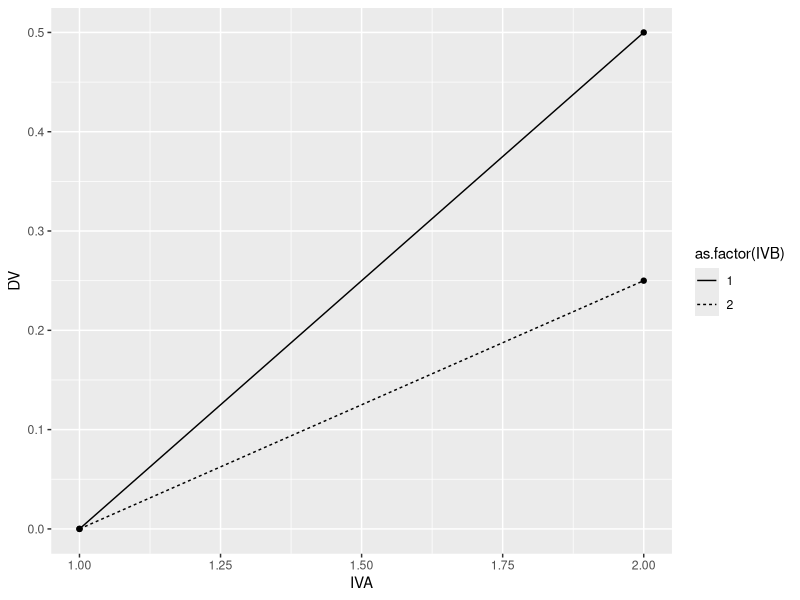
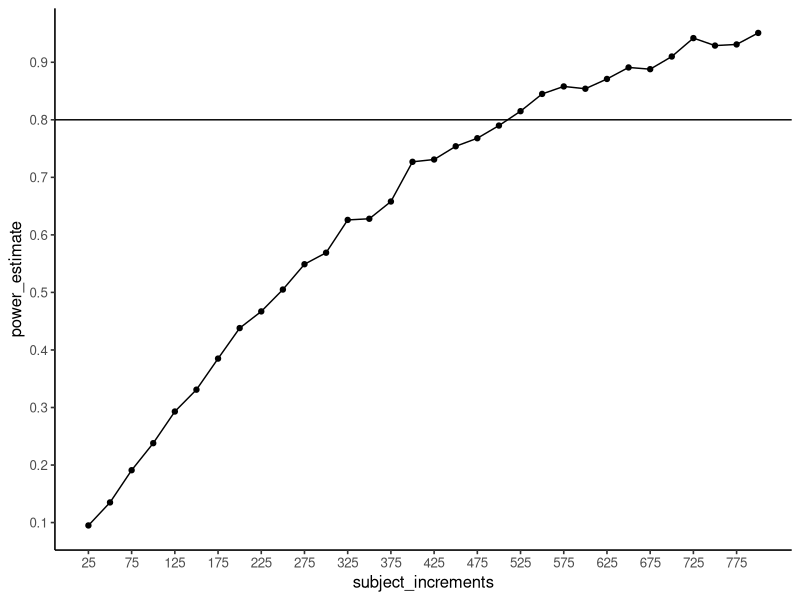

Here is the R script that generated these plots, in order:
## ---- chunk 1
library(tibble)
library(ggplot2)
library(patchwork)

# # define 2-factor score model
# grand_mean <- 0
# A <- c(-0,.5)
# B <- c(-0,0)
# AB <- rep(0,0,0,-.25)
# 
# # create design table
# model_data <- tibble()
# for(i in 1:length(A)){
#   for(j in 1:length(B)){
#     IVA <- i
#     IVB <- j
#     DV <- grand_mean+A[i]+B[j]+AB[(i-1)*length(B)+j]
#     sc_GM <- grand_mean
#     sc_A <- A[i]
#     sc_B <- B[j]
#     sc_AB <- AB[(i-1)*length(B)+j]
#     row_entry <- tibble(IVA,IVB,DV,
#                         sc_GM,sc_A,sc_B,sc_AB)
#     model_data <- rbind(model_data,row_entry)
#   }
# }
# 
# knitr::kable(model_data)
# 
# # generate plots
# bar_graph <- ggplot(model_data,
#                     aes(y=DV,
#                         x=as.factor(IVA),
#                         fill=as.factor(IVB)))+
#   geom_bar(stat='identity', position='dodge')
# 
# line_graph <- ggplot(model_data,
#                      aes(y=DV,
#                          x=IVA,
#                          linetype=as.factor(IVB)))+
#   geom_line()+
#   geom_point()
# 
# (bar_graph/line_graph)


model_data <- tibble(IVA = c(1, 2, 1, 2),
                     IVB = c(1, 1, 2, 2),
                     DV = c(0,.5,0,.25)
                     )
ggplot(model_data, aes(y=DV,
                       x=IVA,
                       linetype=as.factor(IVB)))+
  geom_line()+
  geom_point()

## ---- chunk 2
# N per group
N <- 58

A_pvalue <- c()
B_pvalue <- c()
AB_pvalue <- c()
for(i in 1:1000){
  IVA <- rep(rep(c("1","2"), each=2),N)
  IVB <- rep(rep(c("1","2"), 2),N)
  DV <- c(replicate(N,c(rnorm(1,0,1), # means A1B1
                        rnorm(1,0,1), # means A1B2
                        rnorm(1,.5,1), # means A2B1
                        rnorm(1,.25,1)  # means A2B2
          )))
  sim_df <- data.frame(IVA,IVB,DV)

  aov_results <- summary(aov(DV~IVA*IVB, sim_df))
  A_pvalue[i]<-aov_results[[1]]$`Pr(>F)`[1]
  B_pvalue[i]<-aov_results[[1]]$`Pr(>F)`[2]
  AB_pvalue[i]<-aov_results[[1]]$`Pr(>F)`[3]
}

length(A_pvalue[A_pvalue<0.05])/1000
#> [1] 0.881

## ---- chunk 3
# N per group
N <- 540

A_pvalue <- c()
B_pvalue <- c()
AB_pvalue <- c()
for(i in 1:1000){
  IVA <- rep(rep(c("1","2"), each=2),N)
  IVB <- rep(rep(c("1","2"), 2),N)
  DV <- c(replicate(N,c(rnorm(1,0,1), # means A1B1
                        rnorm(1,0,1), # means A1B2
                        rnorm(1,.5,1), # means A2B1
                        rnorm(1,.25,1)  # means A2B2
          )))
  sim_df <- data.frame(IVA,IVB,DV)

  aov_results <- summary(aov(DV~IVA*IVB, sim_df))
  A_pvalue[i]<-aov_results[[1]]$`Pr(>F)`[1]
  B_pvalue[i]<-aov_results[[1]]$`Pr(>F)`[2]
  AB_pvalue[i]<-aov_results[[1]]$`Pr(>F)`[3]
}

length(AB_pvalue[AB_pvalue<0.05])/1000


## ---- chunk 4
subject_increments <- seq(25,800,25)
power_estimate <- c()

for(si in 1:length(subject_increments)) {

  N <- subject_increments[si]
  AB_pvalue <- c()
  for(i in 1:1000){
    
    sim_df <- tibble(
      IVA = rep(rep(c("1","2"), each=2),N),
      IVB = rep(rep(c("1","2"), 2),N),
      DV = rnorm(4*N,c(0,0,.5,.25),1)
    )
    
    aov_results <- summary(aov(DV~IVA*IVB, sim_df))
    AB_pvalue[i]<-aov_results[[1]]$`Pr(>F)`[3]
  }
  
  power_estimate[si] <- length(AB_pvalue[AB_pvalue<0.05])/1000
  
}

power_curve <- tibble (subject_increments,
                       power_estimate)

ggplot(power_curve, aes(x=subject_increments,
                        y=power_estimate))+
  geom_point()+
  geom_line()+
  scale_x_continuous(breaks=seq(25,800,50))+
  scale_y_continuous(breaks=seq(0,1,.1))+
  theme_classic(base_size = 12)+
  geom_hline(yintercept=.8)
